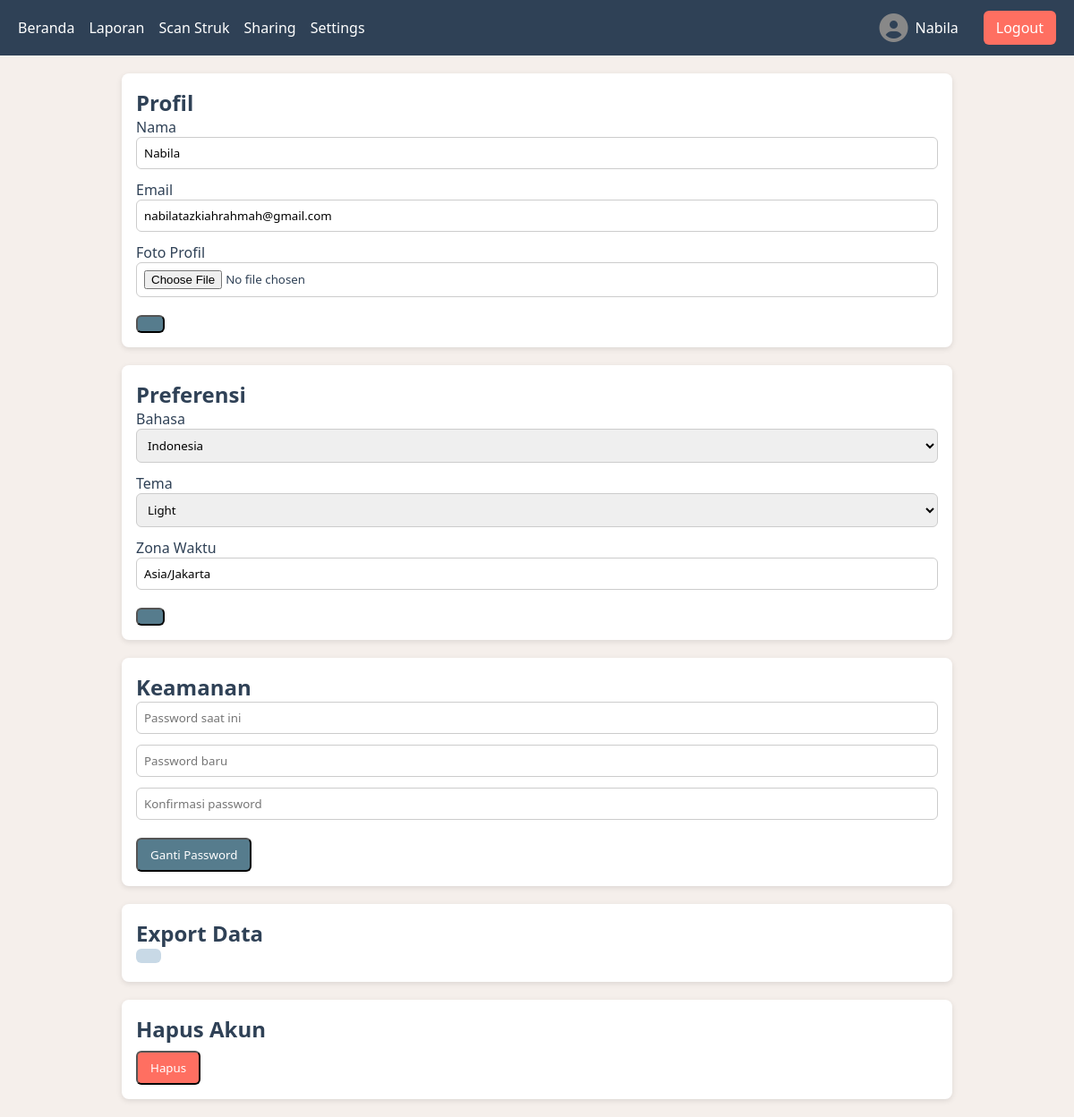
Before: /settings (signed in) with the older database file.
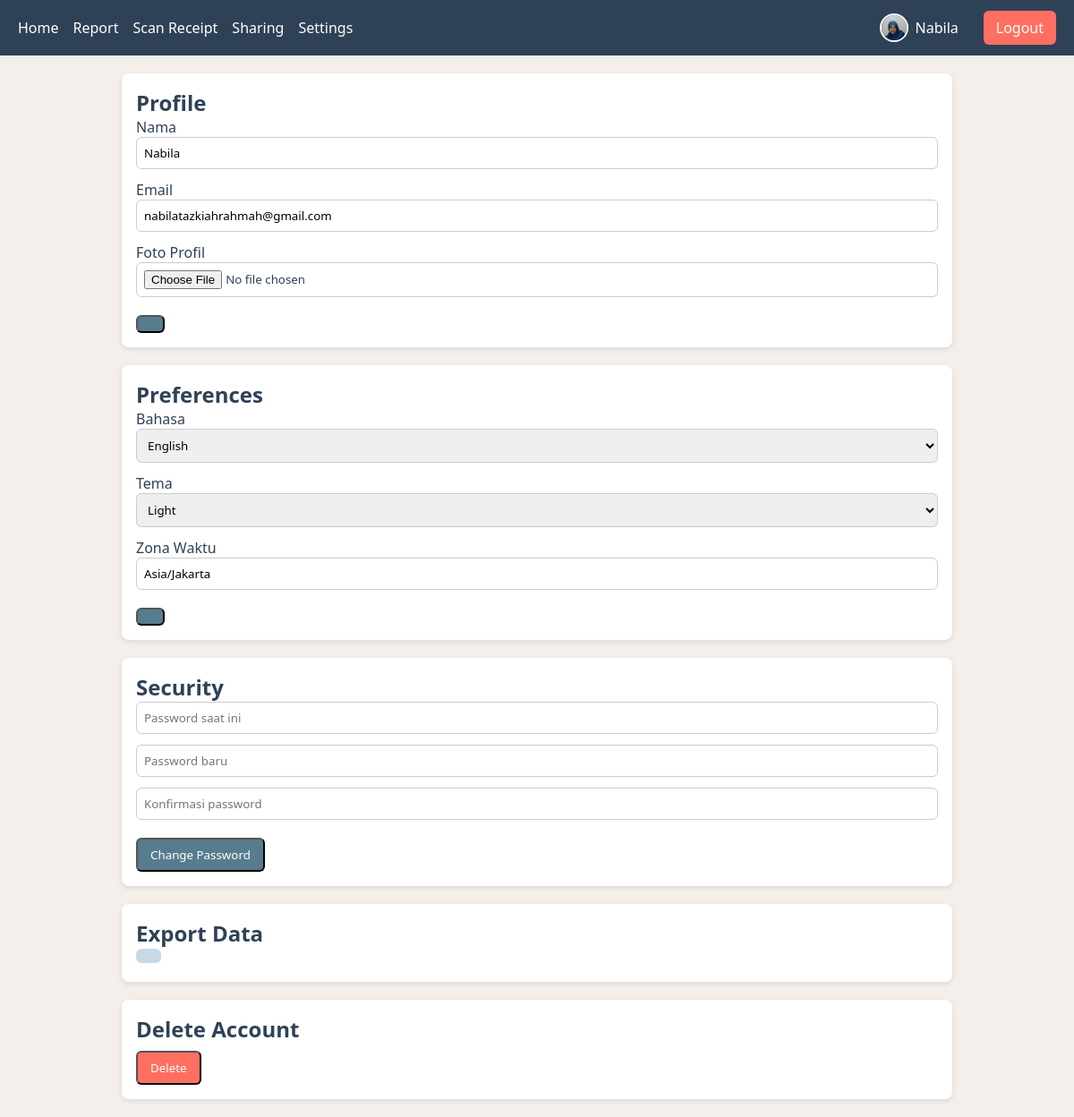
After: the same page with the newer database file.
### app.py (models this page shows)
class User(UserMixin, db.Model):
    id           = db.Column(db.Integer, primary_key=True)
    name         = db.Column(db.String(100), nullable=False)
    email        = db.Column(db.String(100), unique=True, nullable=False)
    password     = db.Column(db.String(200), nullable=False)
    photo        = db.Column(db.String(200), nullable=True)
    language     = db.Column(db.String(5),  default='id')
    theme        = db.Column(db.String(10), default='light')
    notif_popup  = db.Column(db.Boolean,    default=True)
    timezone     = db.Column(db.String(50), default='Asia/Jakarta')
    created_at   = db.Column(db.DateTime,   default=datetime.utcnow)
    transactions = db.relationship('Transaction', backref='user', lazy=True)

### app.py (the view)
@app.route('/settings')
@login_required
def settings():
    return render_template('settings.html')

### app.py (called while the page is built)
@login_manager.user_loader
def load_user(user_id):
    return User.query.get(int(user_id))

@app.context_processor
def inject_translation():
    lang = current_user.language if current_user.is_authenticated else 'id'
    return dict(t=get_translation(lang))

### translations.py (called while the page is built)
def get_translation(lang='id'):
    return TRANSLATIONS.get(lang, TRANSLATIONS['id'])

### templates/settings.html (shortened to what this page needs)
{% extends "base.html" %}
{% block content %}
<div class="card">
  <h2>{{ t['profile'] }}</h2>
  <form method="POST" action="{{ url_for('update_profile') }}" enctype="multipart/form-data">
    <label>Nama</label>
    <input type="text" name="name" value="{{ current_user.name }}" required>
    <label>Email</label>
    <input type="email" name="email" value="{{ current_user.email }}" required>
    <label>Foto Profil</label>
    <input type="file" name="photo" accept="image/*">
    <button type="submit" class="btn btn-primary">{{ t['save'] }}</button>
  </form>
</div>
<div class="card">
  <h2>{{ t['preferences'] }}</h2>
  <form method="POST" action="{{ url_for('update_preferences') }}">
    <label>Bahasa</label>
    <select name="language">
      <option value="id" {{ 'selected' if current_user.language == 'id' }}>Indonesia</option>
      <option value="en" {{ 'selected' if current_user.language == 'en' }}>English</option>
    </select>
    <label>Tema</label>
    <select name="theme">
      <option value="light" {{ 'selected' if current_user.theme == 'light' }}>Light</option>
    </select>
    <label>Zona Waktu</label>
    <input type="text" name="timezone" value="{{ current_user.timezone }}">
    <button type="submit" class="btn btn-primary">{{ t['save'] }}</button>
  </form>
</div>
<div class="card">
  <h2>{{ t['security'] }}</h2>
  <form method="POST" action="{{ url_for('update_password') }}">
    <input type="password" name="current_password" placeholder="Password saat ini" required>
    <input type="password" name="new_password" placeholder="Password baru" required>
    <input type="password" name="confirm_password" placeholder="Konfirmasi password" required>
    <button type="submit" class="btn btn-primary">{{ t['change_password'] }}</button>
  </form>
</div>
<div class="card">
  <h2>{{ t['export_data'] }}</h2>
  <a href="{{ url_for('export_data') }}" class="btn btn-secondary">{{ t['export'] }}</a>
</div>
<div class="card">
  <h2>{{ t['delete_account'] }}</h2>
  <form method="POST" action="{{ url_for('delete_account') }}">
    <button type="submit" class="btn btn-danger">{{ t['delete'] }}</button>
  </form>
</div>
{% endblock %}

### templates/base.html (shortened to what this page needs)
<!DOCTYPE html>
<html lang="{{ current_user.language if current_user.is_authenticated else 'id' }}">
<head>
  <link rel="stylesheet" href="{{ url_for('static', filename='style.css') }}">
  <link rel="stylesheet" href="https://cdnjs.cloudflare.com/ajax/libs/font-awesome/6.5.0/css/all.min.css">
</head>
<body data-theme="{{ current_user.theme if current_user.is_authenticated else 'light' }}">
  <nav class="navbar">
    <a href="{{ url_for('index') }}">{{ t['nav_home'] }}</a>
    <a href="{{ url_for('report') }}">{{ t['nav_report'] }}</a>
    <a href="{{ url_for('scan') }}">{{ t['nav_scan'] }}</a>
    <a href="{{ url_for('groups') }}">{{ t['nav_sharing'] }}</a>
    <a href="{{ url_for('settings') }}">{{ t['nav_settings'] }}</a>
    <span style="margin-left:auto; display:flex; align-items:center; gap:8px;">
      {% if current_user.is_authenticated %}
        {% if current_user.photo %}
          <img src="{{ url_for('static', filename='uploads/' + current_user.photo) }}"
               class="avatar">
        {% else %}
          <i class="fas fa-user-circle" style="font-size:32px;color:#888;"></i>
        {% endif %}
        {{ current_user.name }}
      {% endif %}
    </span>
    {% if current_user.is_authenticated %}
      <a href="{{ url_for('logout') }}" class="btn btn-danger">{{ t['nav_logout'] }}</a>
    {% endif %}
  </nav>
  <main class="container">
    {% block content %}{% endblock %}
  </main>
</body>
</html>

### static/style.css (style rules this page uses)
* { margin: 0; padding: 0; box-sizing: border-box; font-family: "Segoe UI", sans-serif; }
body[data-theme="light"] { background: #F5EFEB; color: #2F4156; }
.navbar { display: flex; align-items: center; gap: 16px; padding: 12px 20px; background: #2F4156; color: #fff; }
.navbar a { color: #fff; text-decoration: none; font-weight: 500; }
.navbar .btn { margin-left: 12px; }
.avatar { width: 32px; height: 32px; border-radius: 50%; object-fit: cover; border: 2px solid #fff; }
.container { max-width: 960px; margin: 20px auto; padding: 0 16px; }
.card { background: #FFFFFF; border-radius: 8px; padding: 16px; margin-bottom: 20px; box-shadow: 0 2px 6px rgba(0,0,0,0.1); }
.btn { display: inline-block; padding: 8px 14px; border-radius: 6px; text-decoration: none; font-weight: 500; cursor: pointer; }
.btn-primary { background: #567C8D; color: #fff; }
.btn-secondary { background: #C8D9E6; color: #2F4156; }
.btn-danger { background: #FF6F61; color: #fff; }
form input, form select, form textarea { width: 100%; padding: 8px; margin-bottom: 12px; border: 1px solid #ccc; border-radius: 6px; }
form button { margin-top: 8px; }

Changed rows visible on the page:
changed User "Nabila": photo: picture added; photo empty → "1_72124e6b.png" (drawn)
Other visible differences:
{{ t['nav_home'] }}: "Beranda" → "Home"
{{ t['nav_report'] }}: "Laporan" → "Report"
{{ t['nav_scan'] }}: "Scan Struk" → "Scan Receipt"
{{ t['profile'] }}: "Profil" → "Profile"
{{ t['preferences'] }}: "Preferensi" → "Preferences"
form field language: "Indonesia" → "English"
{{ t['security'] }}: "Keamanan" → "Security"
{{ t['change_password'] }}: "Ganti Password" → "Change Password"
{{ t['delete_account'] }}: "Hapus Akun" → "Delete Account"
{{ t['delete'] }}: "Hapus" → "Delete"
